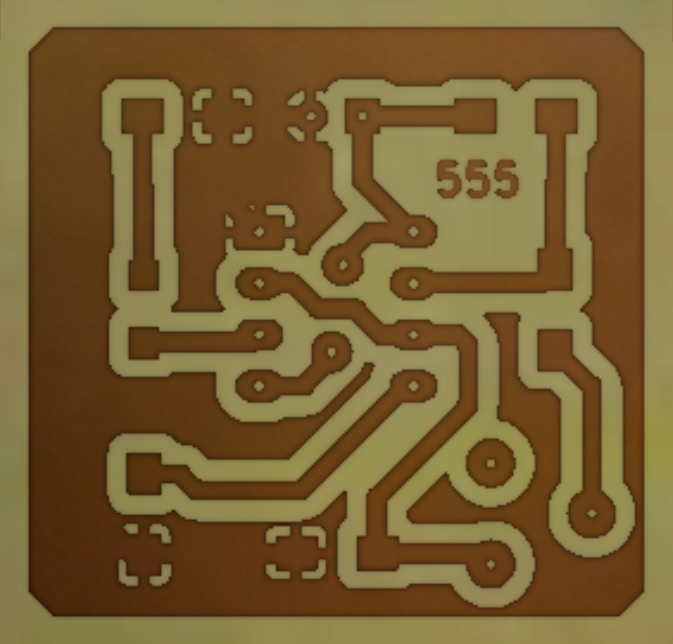
#> input picture 240902/pcb-1.png, 673 x 644 px, found by its file name
$ jupyter execute 240902_3.ipynb
#> lines starting #> are read from the running program, lines starting #| are printed output that depends on the picture; after the words box and inside, x2 and y2 are one past the last pixel; in counts of white or black regions, pixels touching at a corner belong together
[cell 1]
import numpy as np, cv2

#--① 연산에 필요한 영상을 읽고 그레이스케일로 변환
img1 = cv2.imread('../data/pcb-1.png')
#> img1 is the input picture: shape (644, 673, 3); mean B, G, R 49.3, 95.4, 120.1
img2 = cv2.imread('../data/pcb-2.png')
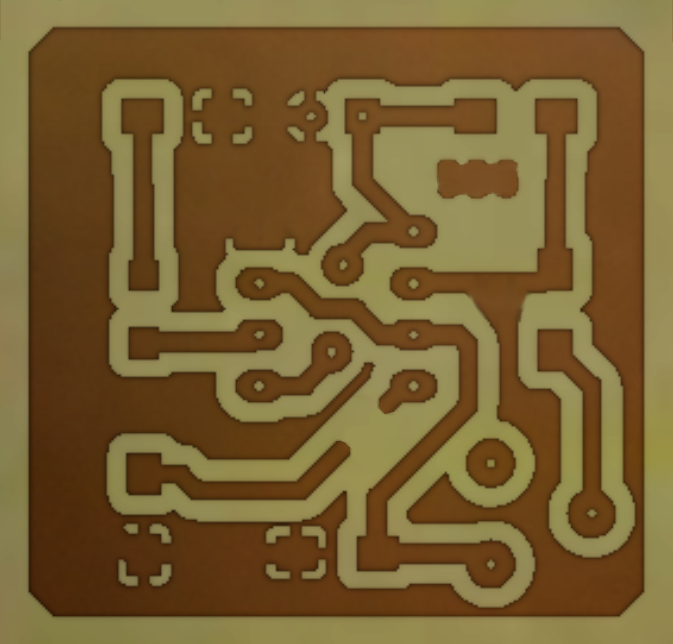
#> input picture 240902/pcb-2.png, 673 x 644 px, found by its file name
#> img2 is the input picture: shape (644, 673, 3); mean B, G, R 49.2, 95.3, 120.2
img1_gray = cv2.cvtColor(img1, cv2.COLOR_BGR2GRAY)
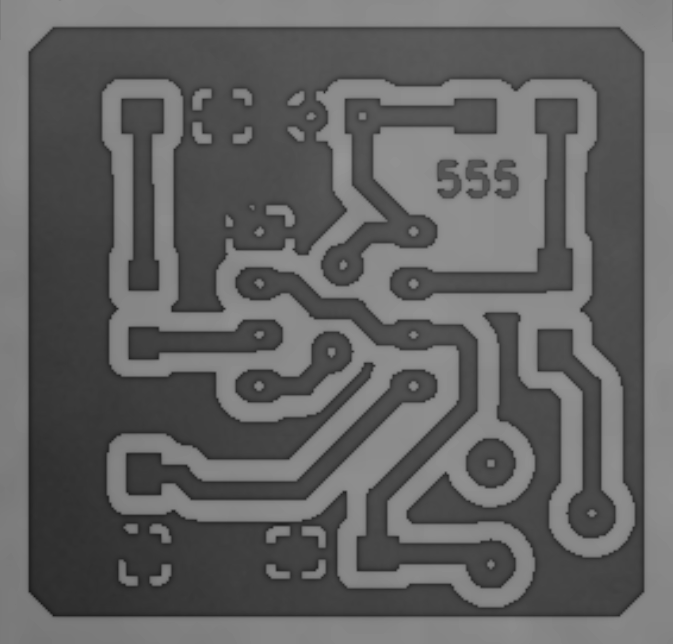
#> img1_gray: shape (644, 673); min 27, max 150, mean 97.5
img2_gray = cv2.cvtColor(img2, cv2.COLOR_BGR2GRAY)

#--② 두 영상의 절대값 차 연산
diff = cv2.absdiff(img1_gray, img2_gray)
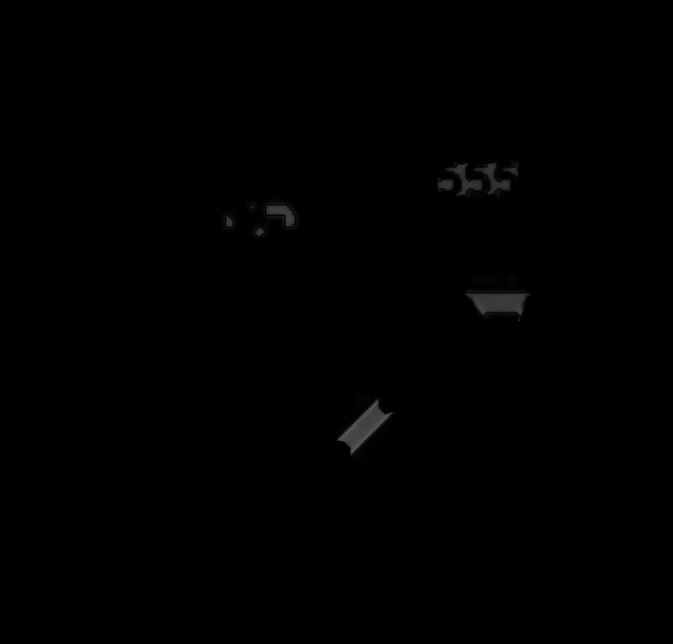
#> diff: shape (644, 673); min 0, max 91, mean 0.5

#--③ 차 영상을 극대화 하기 위해 쓰레시홀드 처리 및 컬러로 변환
_, diff = cv2.threshold(diff, 1, 255, cv2.THRESH_BINARY)
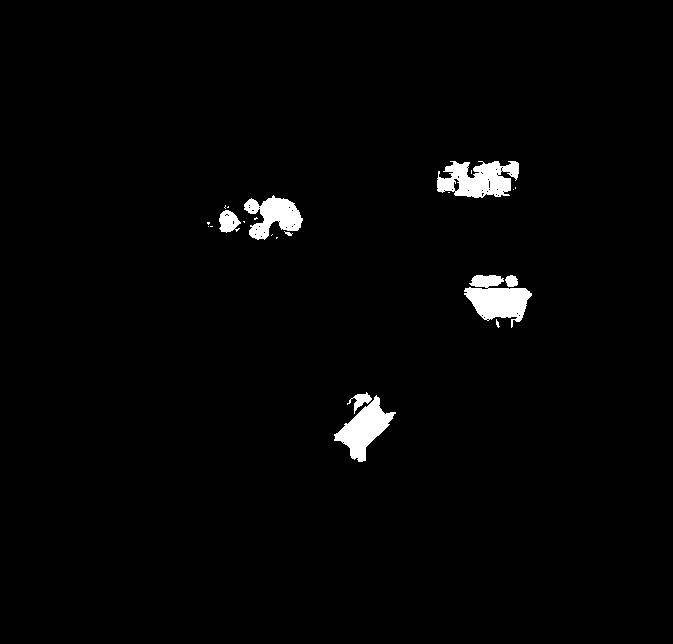
#> diff: shape (644, 673); 1.9% white; 22 white regions (14 under 20 px), largest, box (x1, y1, x2, y2) and area: (437, 161, 519, 198) 2082, (464, 275, 532, 328) 2026, (334, 395, 396, 462) 1746
diff_red = cv2.cvtColor(diff, cv2.COLOR_GRAY2BGR)
diff_red[:,:,2] = 0
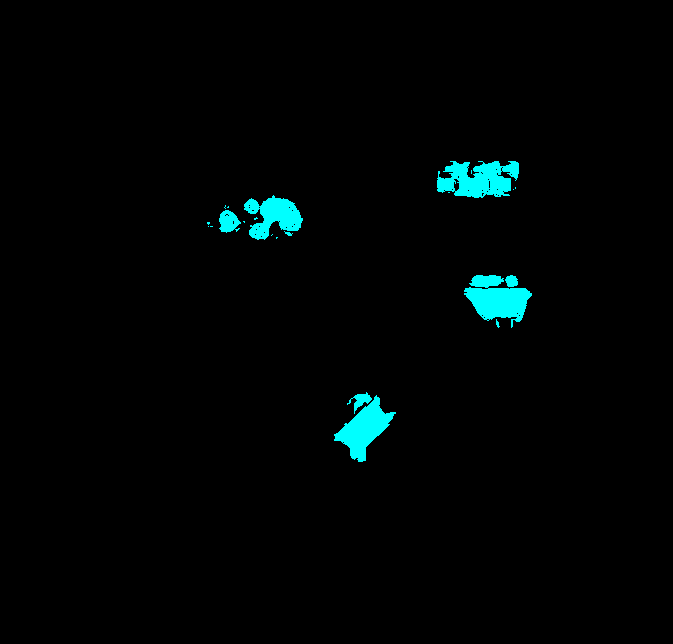
#> diff_red: shape (644, 673, 3); mean B, G, R 4.7, 4.7, 0

#--④ 두 번째 이미지에 변화 부분 표시
spot = cv2.bitwise_xor(img2, diff_red)
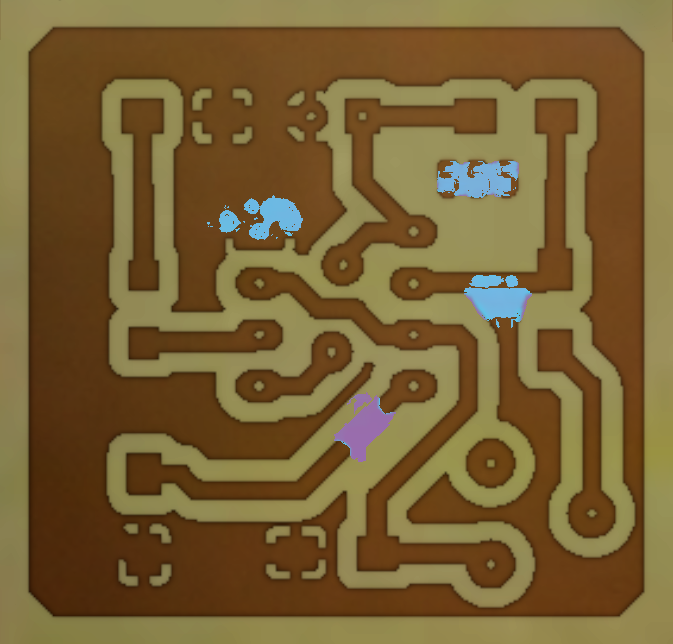
#> spot: shape (644, 673, 3); mean B, G, R 52.3, 96.6, 120.2

#--⑤ 결과 영상 출력
# cv2.imshow('img1', img1)
# cv2.imshow('img2', img2)
cv2.imshow('diff', diff)
cv2.imshow('spot', spot)
cv2.waitKey()
cv2.destroyAllWindows()
